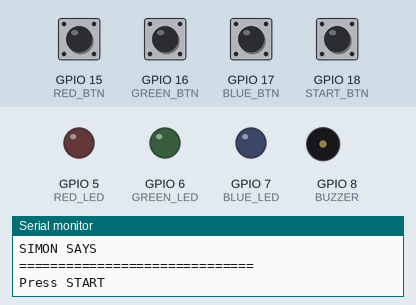
This sketch was run on a simulated ESP32-S2. Parts: output pins drawn as LEDs (lit = HIGH), buzzer (waves = sounding), the last lines printed to the serial monitor. Dashed ring = blinking. The inputs (shaded band) are chosen by the test bench; at power-on: GPIO 15 (RED_BTN), GPIO 16 (GREEN_BTN), GPIO 17 (BLUE_BTN), GPIO 18 (START_BTN) HIGH. Random numbers use the default seed unless the sketch sets one.

Above: at 1.2 s.
1.3 s: GPIO 18 (START_BTN) pulled LOW for 0.15 s
At 4.1 s:
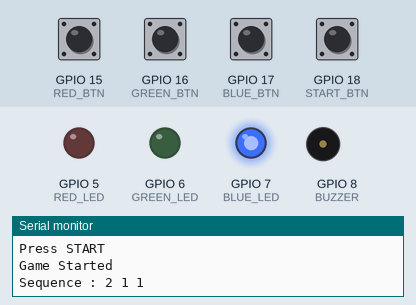
4.4 s: GPIO 15 (RED_BTN) pulsed LOW 2 times (0.12 s each, 0.3 s apart)
7.5 s: GPIO 15 (RED_BTN) pulled LOW for 0.15 s
At 8.9 s:
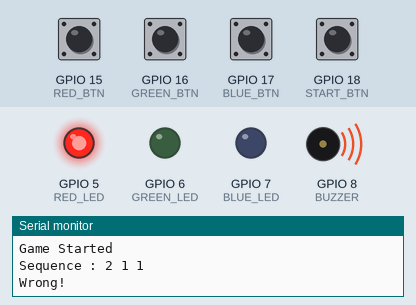
10.6 s: GPIO 18 (START_BTN) pulled LOW for 1 s
At 14.1 s:
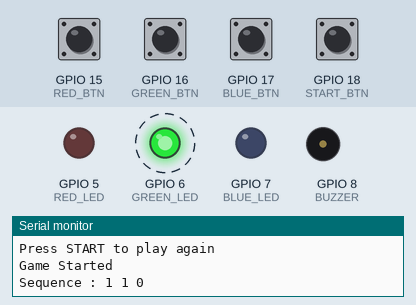
14.6 s: GPIO 16 (GREEN_BTN) pulsed LOW 5 times (0.12 s each, 0.3 s apart)
17.7 s: GPIO 15 (RED_BTN) pulled LOW for 1 s
At 18.9 s:
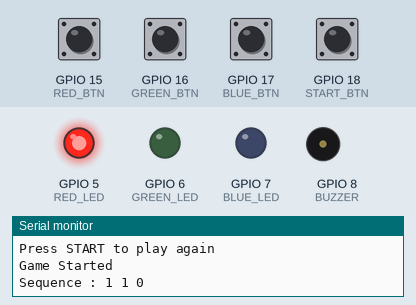
Timing chart, 0 to 21.7 s (numbered marks = the images above; inputs shaded):
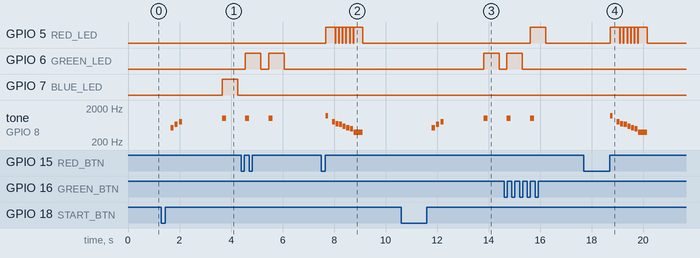

The sketch:

memory_game.ino
```cpp
// =============================================
// Simon Says - Week 2 Programming Challenge
// ESP32-S2
// =============================================

// ---------- LEDs ----------
#define RED_LED     5
#define GREEN_LED   6
#define BLUE_LED    7

// ---------- Buzzer ----------
#define BUZZER      8

// ---------- Buttons ----------
#define RED_BTN     15
#define GREEN_BTN   16
#define BLUE_BTN    17
#define START_BTN   18

// ---------- Game ----------
int sequence[3];

void setup()
{
  Serial.begin(115200);

  pinMode(RED_LED, OUTPUT);
  pinMode(GREEN_LED, OUTPUT);
  pinMode(BLUE_LED, OUTPUT);

  pinMode(BUZZER, OUTPUT);

  pinMode(RED_BTN, INPUT_PULLUP);
  pinMode(GREEN_BTN, INPUT_PULLUP);
  pinMode(BLUE_BTN, INPUT_PULLUP);
  pinMode(START_BTN, INPUT_PULLUP);

  randomSeed(micros());

  allOff();

  Serial.println("==============================");
  Serial.println("SIMON SAYS");
  Serial.println("==============================");
  Serial.println("Press START");
}

void loop()
{
  if (digitalRead(START_BTN) == LOW)
  {
    while (digitalRead(START_BTN) == LOW);

    delay(200);

    startGame();
  }
}

void startGame()
{
  Serial.println();
  Serial.println("Game Started");
  gameStart();
  generateSequence();

  Serial.print("Sequence : ");

  for (int i = 0; i < 3; i++)
  {
    Serial.print(sequence[i]);
    Serial.print(" ");
  }

  Serial.println();

  delay(1000);

  showSequence();

  if (checkSequence())
  {
    Serial.println("Correct!");
    victory();
  }
  else
  {
    Serial.println("Wrong!");
    gameOver();
  }

  Serial.println();
  Serial.println("Press START to play again");
}

// =============================================

void generateSequence()
{
  for (int i = 0; i < 3; i++)
  {
    sequence[i] = random(3);
  }
}

// =============================================

void showSequence()
{
  allOff();

  delay(500);

  for (int i = 0; i < 3; i++)
  {
    showColour(sequence[i]);

    tone(BUZZER, 1000, 150);

    delay(600);

    allOff();

    delay(300);
  }
}

// =============================================

bool checkSequence()
{
  for (int i = 0; i < 3; i++)
  {
    int answer = waitButton();

    showColour(answer);

    tone(BUZZER, 1200, 100);

    delay(250);

    allOff();

    if (answer != sequence[i])
    {
      return false;
    }
  }

  return true;
}

// =============================================

int waitButton()
{
  while (true)
  {
    if (digitalRead(RED_BTN) == LOW)
    {
      while (digitalRead(RED_BTN) == LOW);
      delay(20);
      return 0;
    }

    if (digitalRead(GREEN_BTN) == LOW)
    {
      while (digitalRead(GREEN_BTN) == LOW);
      delay(20);
      return 1;
    }

    if (digitalRead(BLUE_BTN) == LOW)
    {
      while (digitalRead(BLUE_BTN) == LOW);
      delay(20);
      return 2;
    }
  }
}

// =============================================

void showColour(int colour)
{
  allOff();

  switch (colour)
  {
    case 0:
      digitalWrite(RED_LED, HIGH);
      break;

    case 1:
      digitalWrite(GREEN_LED, HIGH);
      break;

    case 2:
      digitalWrite(BLUE_LED, HIGH);
      break;
  }
}


// =============================================

void allOff()
{
  digitalWrite(RED_LED, LOW);
  digitalWrite(GREEN_LED, LOW);
  digitalWrite(BLUE_LED, LOW);
}

void victory()
{
  int notes[] = {
    523, 659, 784, 1047,
    784, 1047, 1319
  };

  int duration[] = {
    120,120,120,250,
    120,250,400
  };

  for(int i=0;i<7;i++)
  {
    tone(BUZZER, notes[i], duration[i]);
    delay(duration[i] + 30);
  }

  noTone(BUZZER);

  // Victory light animation
  for(int i=0;i<4;i++)
  {
    digitalWrite(RED_LED,HIGH);
    delay(70);

    digitalWrite(GREEN_LED,HIGH);
    delay(70);

    digitalWrite(BLUE_LED,HIGH);
    delay(70);

    allOff();
    delay(70);
  }
}

void gameOver()
{
  int notes[] = {
    784, 698, 659, 587,
    523, 494, 392
  };

  int duration[] = {
    120,120,120,120,
    120,120,350
  };

  for(int i=0;i<7;i++)
  {
    tone(BUZZER, notes[i], duration[i]);

    digitalWrite(RED_LED,HIGH);
    delay(duration[i]);

    digitalWrite(RED_LED,LOW);
    delay(20);
  }

  noTone(BUZZER);
}


void gameStart()
{
  int notes[] = {
    523,659,784
  };

  for(int i=0;i<3;i++)
  {
    tone(BUZZER, notes[i],120);
    delay(170);
  }

  noTone(BUZZER);
}
```

Measured:
- after the input at 1.3 s, GPIO 7 (BLUE_LED): LOW → HIGH after 2.4 s, → LOW 0.60 s later; tone on GPIO 8 (BUZZER): plays 523 Hz for 0.12 s, 659 Hz for 0.12 s, 784 Hz for 0.12 s, 1000 Hz for 0.15 s, starting after 0.35 s
- after the input at 7.5 s, GPIO 5 (RED_LED): goes HIGH 0.37 s, 5 × (LOW 0.02 s, HIGH 0.12 s), LOW 0.02 s, HIGH 0.35 s, then LOW, starting after 0.17 s; tone on GPIO 8 (BUZZER): plays 1200 Hz for 0.10 s, 784 Hz for 0.12 s, 698 Hz for 0.12 s, 659 Hz for 0.12 s, 587 Hz for 0.12 s, 523 Hz for 0.12 s … (8 notes in this stretch), starting after 0.17 s
- after the input at 10.6 s, GPIO 6 (GREEN_LED): LOW → HIGH after 3.2 s, → LOW 0.60 s later; tone on GPIO 8 (BUZZER): plays 523 Hz for 0.12 s, 659 Hz for 0.12 s, 784 Hz for 0.12 s, 1000 Hz for 0.15 s, starting after 1.2 s
- after the input at 17.7 s, GPIO 5 (RED_LED): goes HIGH 0.37 s, 5 × (LOW 0.02 s, HIGH 0.12 s), LOW 0.02 s, HIGH 0.35 s, then LOW, starting after 1.0 s; tone on GPIO 8 (BUZZER): plays 1200 Hz for 0.10 s, 784 Hz for 0.12 s, 698 Hz for 0.12 s, 659 Hz for 0.12 s, 587 Hz for 0.12 s, 523 Hz for 0.12 s … (8 notes in this stretch), starting after 1.0 s
- by itself, GPIO 6 (GREEN_LED): alternates HIGH for 0.60 s and LOW for 0.30 s, 4 changes in all, then stays LOW
